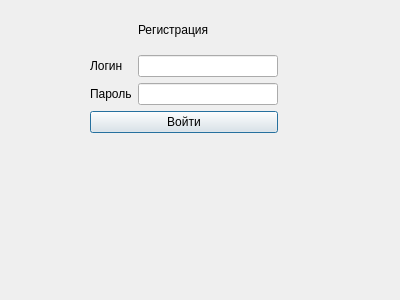
<?xml version="1.0" encoding="UTF-8"?>
<ui version="4.0">
 <class>Dialog</class>
 <widget class="QDialog" name="Dialog">
  <property name="geometry">
   <rect>
    <x>0</x>
    <y>0</y>
    <width>400</width>
    <height>300</height>
   </rect>
  </property>
  <property name="windowTitle">
   <string>Dialog</string>
  </property>
  <widget class="QWidget" name="">
   <property name="geometry">
    <rect>
     <x>90</x>
     <y>10</y>
     <width>188</width>
     <height>123</height>
    </rect>
   </property>
   <layout class="QGridLayout" name="gridLayout">
    <item row="0" column="1">
     <widget class="QLabel" name="label_3">
      <property name="text">
       <string>Регистрация</string>
      </property>
     </widget>
    </item>
    <item row="1" column="0">
     <layout class="QVBoxLayout" name="verticalLayout">
      <item>
       <widget class="QLabel" name="label">
        <property name="text">
         <string>Логин</string>
        </property>
       </widget>
      </item>
      <item>
       <widget class="QLabel" name="label_2">
        <property name="text">
         <string>Пароль</string>
        </property>
       </widget>
      </item>
     </layout>
    </item>
    <item row="1" column="1">
     <layout class="QVBoxLayout" name="verticalLayout_2">
      <item>
       <widget class="QLineEdit" name="lineEdit"/>
      </item>
      <item>
       <widget class="QLineEdit" name="lineEdit_2">
        <property name="echoMode">
         <enum>QLineEdit::EchoMode::Password</enum>
        </property>
       </widget>
      </item>
     </layout>
    </item>
    <item row="2" column="0" colspan="2">
     <widget class="QPushButton" name="pushButton">
      <property name="text">
       <string>Войти</string>
      </property>
     </widget>
    </item>
   </layout>
  </widget>
 </widget>
 <resources/>
 <connections/>
</ui>
